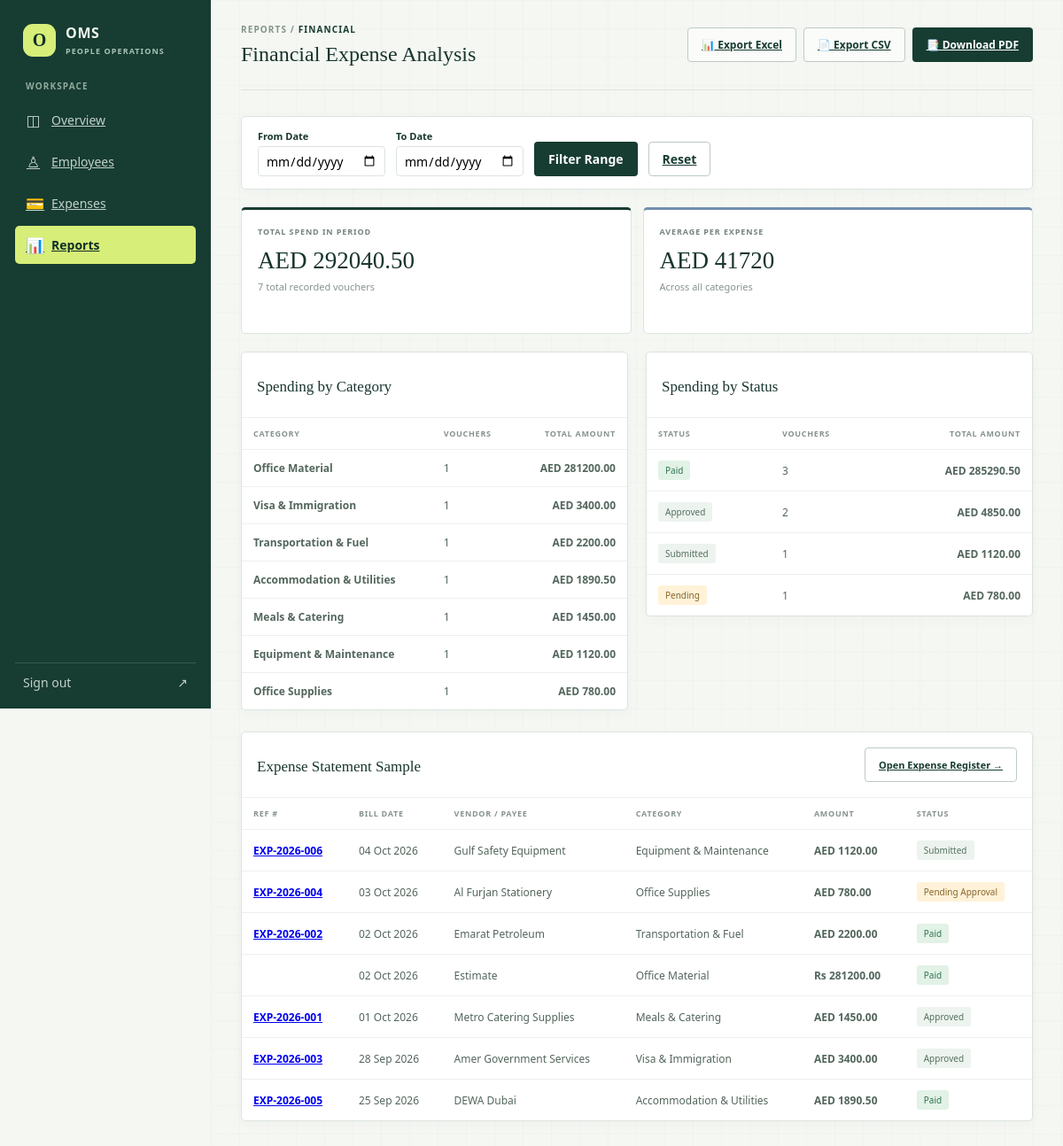
The app's page /reports/expenses/ (signed in) with its own data.
### frontend/models.py (models this page shows, shortened)
class ExpenseRecord(models.Model):
    class Status(models.TextChoices):
        DRAFT = "draft", "Draft"
        SUBMITTED = "submitted", "Submitted"
        PENDING = "pending", "Pending Approval"
        APPROVED = "approved", "Approved"
        REJECTED = "rejected", "Rejected"
        PAID = "paid", "Paid"
        CANCELLED = "cancelled", "Cancelled"
        UNPAID = "unpaid", "Unpaid"
        OVERDUE = "overdue", "Overdue"
    class PaymentMethod(models.TextChoices):
        CASH = "cash", "Cash"
        BANK_TRANSFER = "bank_transfer", "Bank Transfer"
        CREDIT_CARD = "credit_card", "Credit Card"
        DEBIT_CARD = "debit_card", "Debit Card"
        CHEQUE = "cheque", "Cheque"
        ONLINE = "online", "Online Payment"
        OTHER = "other", "Other"
    reference_number = models.CharField(max_length=60, blank=True, db_index=True)
    employee = models.ForeignKey(
        Employee,
        on_delete=models.SET_NULL,
        null=True,
        blank=True,
        related_name="expenses",
    )
    department = models.ForeignKey(
        Department,
        on_delete=models.SET_NULL,
        null=True,
        blank=True,
        related_name="expenses",
    )
    category_ref = models.ForeignKey(
        ExpenseCategory,
        on_delete=models.SET_NULL,
        null=True,
        blank=True,
        related_name="expense_records",
    )
    category = models.CharField(max_length=120, blank=True)
    vendor_name = models.CharField(max_length=160, blank=True)
    description = models.CharField(max_length=240, blank=True)
    amount = models.DecimalField(max_digits=12, decimal_places=2, validators=[MinValueValidator(0)])
    currency = models.CharField(max_length=3, default="AED")
    bill_date = models.DateField(db_index=True)
    due_date = models.DateField(null=True, blank=True)
    paid_date = models.DateField(null=True, blank=True)
    payment_method = models.CharField(
        max_length=20,
        choices=PaymentMethod.choices,
        default=PaymentMethod.CASH,
    )
    invoice_number = models.CharField(max_length=60, blank=True)
    status = models.CharField(
        max_length=20,
        choices=Status.choices,
        default=Status.PENDING,
        db_index=True,
    )
    receipt_file = models.FileField(upload_to=expense_receipt_upload_path, blank=True)
    invoice_file = models.FileField(upload_to=expense_invoice_upload_path, blank=True)
    notes = models.TextField(blank=True)
    rejection_reason = models.TextField(blank=True)
    approved_by = models.ForeignKey(
        settings.AUTH_USER_MODEL,
        on_delete=models.SET_NULL,
        null=True,
        blank=True,
        related_name="approved_expenses",
    )
    approved_at = models.DateTimeField(null=True, blank=True)
    created_by = models.ForeignKey(
        settings.AUTH_USER_MODEL,
        on_delete=models.SET_NULL,
        null=True,
        blank=True,
        related_name="created_expense_records",
    )
    created_at = models.DateTimeField(auto_now_add=True)
    updated_at = models.DateTimeField(auto_now=True)
    class Meta:
        ordering = ["-bill_date", "-created_at"]

### frontend/views.py (the view, shortened to what this page needs)
# urls.py: path("reports/expenses/", views.expense_reports_view, name="reports-expenses"),
@login_required(login_url="login")
@finance_or_admin_required
def expense_reports_view(request):
    qs = ExpenseRecord.objects.select_related("employee", "department", "category_ref").all()
    start_date = request.GET.get("start_date")
    end_date = request.GET.get("end_date")
    if start_date:
        qs = qs.filter(bill_date__gte=start_date)
    if end_date:
        qs = qs.filter(bill_date__lte=end_date)
    category_stats = (
        qs.values("category")
        .annotate(total=Sum("amount"), count=Count("id"))
        .order_by("-total")
    )
    status_stats = (
        qs.values("status")
        .annotate(total=Sum("amount"), count=Count("id"))
        .order_by("-total")
    )
    dept_stats = (
        qs.filter(department__isnull=False)
        .values("department__name")
        .annotate(total=Sum("amount"), count=Count("id"))
        .order_by("-total")
    )
    total_amount = qs.aggregate(total=Sum("amount"))["total"] or Decimal("0.00")
    export_format = request.GET.get("export")
    if export_format == "csv":
        return export_expenses_csv(qs)
    elif export_format == "excel":
        return export_expenses_excel(qs)
    return render(request, "reports/expense_reports.html", {
        "category_stats": category_stats,
        "status_stats": status_stats,
        "dept_stats": dept_stats,
        "total_amount": total_amount,
        "total_count": qs.count(),
        "expenses": qs[:50],
        "start_date": start_date,
        "end_date": end_date,
    })

### frontend/context_processors.py (called while the page is built)
def company_context(request):
    role = "admin"
    if request.user.is_authenticated:
        if hasattr(request.user, "profile"):
            role = request.user.profile.role
        elif request.user.is_superuser or request.user.is_staff:
            role = "admin"
        else:
            role = "employee"
    return {
        "COMPANY_NAME": os.environ.get("COMPANY_NAME", "OMS Operations"),
        "COMPANY_EMAIL": os.environ.get("COMPANY_EMAIL", "operations@oms.com"),
        "COMPANY_PHONE": os.environ.get("COMPANY_PHONE", "+971 4 000 0000"),
        "COMPANY_ADDRESS": os.environ.get("COMPANY_ADDRESS", "Dubai, United Arab Emirates"),
        "USER_ROLE": role,
    }

### frontend/permissions.py (called while the page is built)
def role_required(allowed_roles):
    if isinstance(allowed_roles, str):
        allowed_roles = [allowed_roles]
    def decorator(view_func):
        @wraps(view_func)
        def _wrapped_view(request, *args, **kwargs):
            if not request.user.is_authenticated:
                return redirect("login")
            if request.user.is_superuser:
                return view_func(request, *args, **kwargs)
            role = get_user_role(request.user)
            if role in allowed_roles:
                return view_func(request, *args, **kwargs)
            raise PermissionDenied("You do not have permission to access this resource.")
        return _wrapped_view
    return decorator

### frontend/templates/reports/expense_reports.html (shortened to what this page needs)
{% extends "partial/base.html" %}
{% load static %}
{% block content %}
<div class="app-shell">
	<aside class="sidebar">
		<a class="brand" href="{% url 'home' %}">
			<span class="brand-mark">O</span>
			<span><strong>OMS</strong><small>PEOPLE OPERATIONS</small></span>
		</a>
		<p class="nav-label">WORKSPACE</p>
		<nav class="primary-nav">
			<a class="nav-item" href="{% url 'home' %}"><span class="nav-icon">◫</span>Overview</a>
			<a class="nav-item" href="{% url 'employee-list' %}"><span class="nav-icon">♙</span>Employees</a>
			<a class="nav-item" href="{% url 'expense-list' %}"><span class="nav-icon">💳</span>Expenses</a>
			<a class="nav-item active" href="{% url 'reports-home' %}"><span class="nav-icon">📊</span>Reports</a>
		</nav>
		<div class="sidebar-bottom">
			<a class="logout-link" href="{% url 'logout' %}">Sign out <span aria-hidden="true">↗</span></a>
		</div>
	</aside>
	<main class="main-area">
		<header class="topbar">
			<div>
				<p class="eyebrow"><a href="{% url 'reports-home' %}" style="color: inherit; text-decoration: none;">REPORTS</a> / <span style="color: var(--forest);">FINANCIAL</span></p>
				<h1>Financial Expense Analysis</h1>
			</div>
			<div class="topbar-meta" style="display: flex; gap: 8px;">
				<a href="?{% if start_date %}start_date={{ start_date }}&{% endif %}{% if end_date %}end_date={{ end_date }}&{% endif %}export=excel" class="button button-quiet">📊 Export Excel</a>
				<a href="?{% if start_date %}start_date={{ start_date }}&{% endif %}{% if end_date %}end_date={{ end_date }}&{% endif %}export=csv" class="button button-quiet">📄 Export CSV</a>
				<a href="?{% if start_date %}start_date={{ start_date }}&{% endif %}{% if end_date %}end_date={{ end_date }}&{% endif %}export=pdf" class="button button-dark">📑 Download PDF</a>
			</div>
		</header>
		<section class="panel" style="margin-bottom: 20px; padding: 14px 18px;">
			<form method="GET" style="display: flex; align-items: flex-end; gap: 12px; flex-wrap: wrap;">
				<div>
					<label style="display: block; margin-bottom: 4px; font-weight: bold; font-size: 11px;">From Date</label>
					<input type="date" name="start_date" value="{{ start_date }}" style="height: 34px; padding: 4px 8px; border: 1px solid var(--line); border-radius: 4px;">
				</div>
				<div>
					<label style="display: block; margin-bottom: 4px; font-weight: bold; font-size: 11px;">To Date</label>
					<input type="date" name="end_date" value="{{ end_date }}" style="height: 34px; padding: 4px 8px; border: 1px solid var(--line); border-radius: 4px;">
				</div>
				<button type="submit" class="button button-dark" style="height: 34px;">Filter Range</button>
				<a href="{% url 'reports-expenses' %}" class="button button-quiet" style="height: 34px;">Reset</a>
			</form>
		</section>
		<div class="stat-grid" style="grid-template-columns: repeat(2, 1fr); margin-bottom: 20px;">
			<article class="stat-card" style="border-top: 3px solid #173c32;">
				<span class="stat-label">TOTAL SPEND IN PERIOD</span>
				<strong>AED {{ total_amount|floatformat:2 }}</strong>
				<span class="stat-note">{{ total_count }} total recorded vouchers</span>
			</article>
			<article class="stat-card" style="border-top: 3px solid #718eae;">
				<span class="stat-label">AVERAGE PER EXPENSE</span>
				<strong>AED {% if total_count %}{% widthratio total_amount total_count 1 %}{% else %}0{% endif %}</strong>
				<span class="stat-note">Across all categories</span>
			</article>
		</div>
		<div class="workspace-grid" style="grid-template-columns: repeat(auto-fit, minmax(320px, 1fr)); gap: 20px; margin-bottom: 24px;">
			<section class="panel">
				<div class="panel-heading">
					<div>
						<h3>Spending by Category</h3>
					</div>
				</div>
				<div class="table-wrap">
					<table>
						<thead><tr><th>CATEGORY</th><th>VOUCHERS</th><th style="text-align: right;">TOTAL AMOUNT</th></tr></thead>
						<tbody>
							{% for c in category_stats %}
							<tr>
								<td><strong>{{ c.category|default:"General" }}</strong></td>
								<td>{{ c.count }}</td>
								<td style="text-align: right;"><strong>AED {{ c.total|floatformat:2 }}</strong></td>
							</tr>
							{% empty %}
							<tr><td colspan="3" class="empty-cell">No data for period</td></tr>
							{% endfor %}
						</tbody>
					</table>
				</div>
			</section>
			<section class="panel">
				<div class="panel-heading">
					<div>
						<h3>Spending by Status</h3>
					</div>
				</div>
				<div class="table-wrap">
					<table>
						<thead><tr><th>STATUS</th><th>VOUCHERS</th><th style="text-align: right;">TOTAL AMOUNT</th></tr></thead>
						<tbody>
							{% for s in status_stats %}
							<tr>
								<td><span class="status-badge status-{{ s.status }}">{{ s.status|title }}</span></td>
								<td>{{ s.count }}</td>
								<td style="text-align: right;"><strong>AED {{ s.total|floatformat:2 }}</strong></td>
							</tr>
							{% empty %}
							<tr><td colspan="3" class="empty-cell">No data for period</td></tr>
							{% endfor %}
						</tbody>
					</table>
				</div>
			</section>
		</div>
		<section class="panel">
			<div class="panel-heading">
				<div>
					<h3>Expense Statement Sample</h3>
				</div>
				<a href="{% url 'expense-list' %}" class="button button-quiet" style="height: 32px; font-size: 11px;">Open Expense Register →</a>
			</div>
			<div class="table-wrap">
				<table>
					<thead>
						<tr>
							<th>REF #</th>
							<th>BILL DATE</th>
							<th>VENDOR / PAYEE</th>
							<th>CATEGORY</th>
							<th>AMOUNT</th>
							<th>STATUS</th>
						</tr>
					</thead>
					<tbody>
						{% for exp in expenses %}
						<tr>
							<td><a href="{% url 'expense-detail' exp.pk %}"><strong>{{ exp.reference_number }}</strong></a></td>
							<td>{{ exp.bill_date|date:"d M Y" }}</td>
							<td>{{ exp.vendor_name|default:"—" }}</td>
							<td>{{ exp.category }}</td>
							<td><strong>{{ exp.currency }} {{ exp.amount|floatformat:2 }}</strong></td>
							<td><span class="status-badge status-{{ exp.status }}">{{ exp.get_status_display }}</span></td>
						</tr>
						{% endfor %}
					</tbody>
				</table>
			</div>
		</section>
	</main>
</div>
{% endblock %}

### records on screen
ExpenseRecord: category "Office Material", count "1", total "281200.00", bill_date "02 Oct 2026", vendor_name "Estimate", currency "Rs", amount "281200.00", status "Paid"
ExpenseRecord: category "Visa & Immigration", count "1", total "3400.00", reference_number "EXP-2026-003", bill_date "28 Sep 2026", vendor_name "Amer Government Services", currency "AED", amount "3400.00", status "Approved"
ExpenseRecord: category "Transportation & Fuel", count "1", total "2200.00", reference_number "EXP-2026-002", bill_date "02 Oct 2026", vendor_name "Emarat Petroleum", currency "AED", amount "2200.00", status "Paid"
ExpenseRecord: category "Accommodation & Utilities", count "1", total "1890.50", reference_number "EXP-2026-005", bill_date "25 Sep 2026", vendor_name "DEWA Dubai", currency "AED", amount "1890.50", status "Paid"
ExpenseRecord: category "Meals & Catering", count "1", total "1450.00", reference_number "EXP-2026-001", bill_date "01 Oct 2026", vendor_name "Metro Catering Supplies", currency "AED", amount "1450.00", status "Approved"
ExpenseRecord: category "Equipment & Maintenance", count "1", total "1120.00", status "Submitted", reference_number "EXP-2026-006", bill_date "04 Oct 2026", vendor_name "Gulf Safety Equipment", currency "AED", amount "1120.00"
ExpenseRecord: category "Office Supplies", count "1", total "780.00", status "Pending", reference_number "EXP-2026-004", bill_date "03 Oct 2026", vendor_name "Al Furjan Stationery", currency "AED", amount "780.00", status "Pending Approval"

### other values on screen
{{ total_amount|floatformat:2 }} "292040.50"
{{ total_count }} "7"
{{ s.status|title }} "Paid" "Approved"
{{ s.count }} "3" "2"
{{ s.total|floatformat:2 }} "285290.50" "4850.00"
